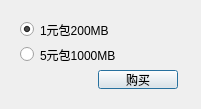
<?xml version="1.0" encoding="UTF-8"?>
<ui version="4.0">
 <class>PayPackageDialog</class>
 <widget class="QDialog" name="PayPackageDialog">
  <property name="geometry">
   <rect>
    <x>0</x>
    <y>0</y>
    <width>201</width>
    <height>109</height>
   </rect>
  </property>
  <property name="windowTitle">
   <string>时长包换购</string>
  </property>
  <property name="windowIcon">
   <iconset resource="lnnunetworkhelper.qrc">
    <normaloff>:/LnnuNetworkHelper/Network.ico</normaloff>:/LnnuNetworkHelper/Network.ico</iconset>
  </property>
  <widget class="QWidget" name="layoutWidget">
   <property name="geometry">
    <rect>
     <x>20</x>
     <y>20</y>
     <width>158</width>
     <height>69</height>
    </rect>
   </property>
   <layout class="QGridLayout" name="gridLayout">
    <item row="0" column="0" colspan="2">
     <widget class="QRadioButton" name="radioButton">
      <property name="text">
       <string>1元包200MB</string>
      </property>
      <property name="checked">
       <bool>true</bool>
      </property>
      <attribute name="buttonGroup">
       <string notr="true">buttonGroup</string>
      </attribute>
     </widget>
    </item>
    <item row="1" column="0" colspan="2">
     <widget class="QRadioButton" name="radioButton_2">
      <property name="text">
       <string>5元包1000MB</string>
      </property>
      <attribute name="buttonGroup">
       <string notr="true">buttonGroup</string>
      </attribute>
     </widget>
    </item>
    <item row="2" column="1">
     <widget class="QPushButton" name="buyButton">
      <property name="text">
       <string>购买</string>
      </property>
     </widget>
    </item>
    <item row="2" column="0">
     <spacer name="horizontalSpacer">
      <property name="orientation">
       <enum>Qt::Horizontal</enum>
      </property>
      <property name="sizeHint" stdset="0">
       <size>
        <width>40</width>
        <height>20</height>
       </size>
      </property>
     </spacer>
    </item>
   </layout>
  </widget>
 </widget>
 <resources>
  <include location="lnnunetworkhelper.qrc"/>
 </resources>
 <connections/>
 <buttongroups>
  <buttongroup name="buttonGroup"/>
 </buttongroups>
</ui>
